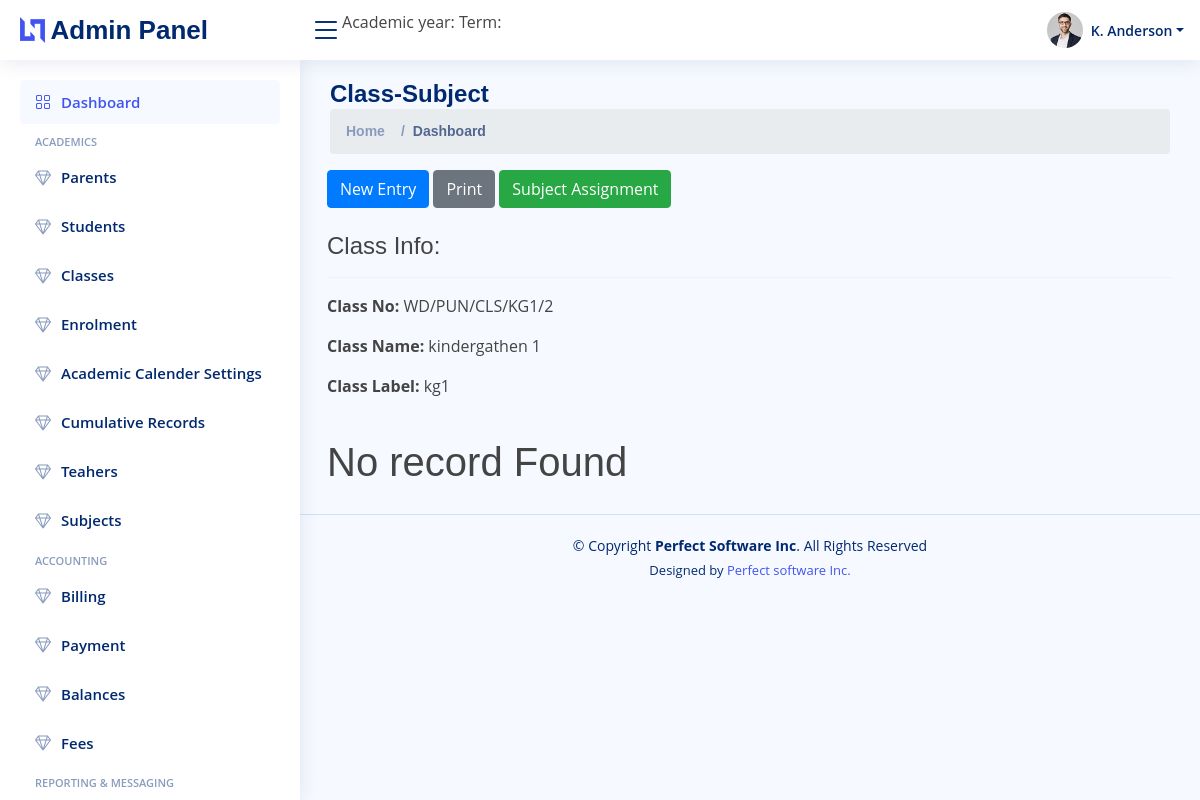
Before: /dashboard/class/subjects/2 with the older database file.
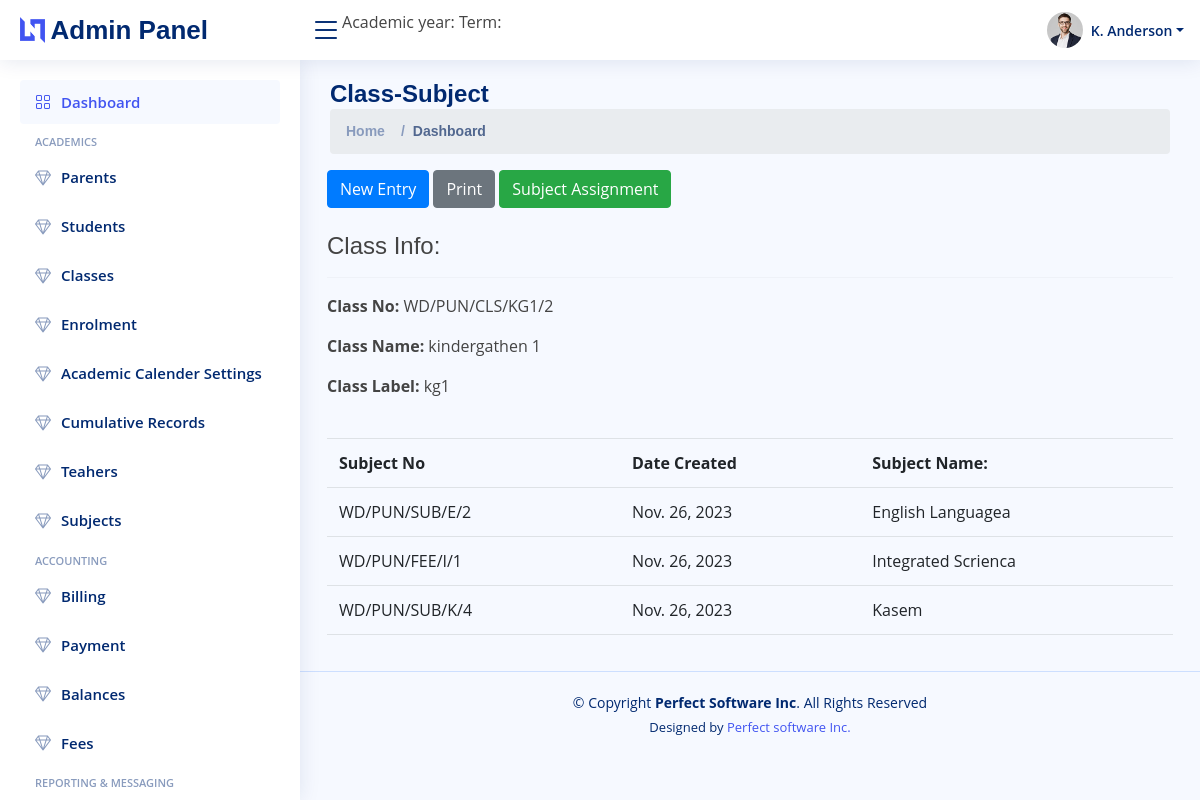
After: the same page with the newer database file.
### classes/models.py (models this page shows)
class ClassSubjectAssignment(models.Model):
    classes = models.ForeignKey(to=Classes , on_delete= models.Case)
    subject = models.ForeignKey(to=Subjects , on_delete= models.Case)
    createdAt = models.DateField(max_length = 30, default=datetime.date.today)
    updatedAt = models.DateField(max_length = 30, default=datetime.date.today)

### subjects/models.py (models this page shows)
class Subjects(models.Model):
    subjectNo = models.CharField(max_length=20, unique= True)
    name = models.CharField(max_length = 30, null=True)
    label = models.CharField(max_length = 30, null=True)
    createdAt = models.DateField(max_length = 30, default=datetime.date.today)
    updatedAt = models.DateField(max_length = 30, default=datetime.date.today)

### classes/views.py (the view)
# urls.py: path("dashboard/class/subjects/<int:id>", views.viewClassSubject, name = 'viewclasssubject'),
def viewClassSubject(request,id):
    classes = Classes.objects.filter(id = id).first()
    classSubject = ClassSubjectAssignment.objects.filter(classes = classes).all()
    return render(request,"classsubjectview.html", {'classsubjects':classSubject,'classes':classes})

### classes/templates/classsubjectview.html
{% extends 'dashboard.html' %}
{%block pagetitle%}
<h1>Class-Subject</h1>
{%endblock%}
{%block body%}
<section>
    <div class="row">
        <div class="col-md-12">
            {%include 'classheader.html'%}
        </div>
        <div class="col-md-12">
            {%if classes%}
                <h4>Class Info:</h4><hr/>
                <p><b>Class No: </b>{{classes.classNo}}</p>
                <p><b>Class Name:</b> {{classes.name}}</p>
                <p><b>Class Label:</b> {{classes.label}}</p><br>
            {%endif%}
                {%if classsubjects|length == 0%}
                <h1>No record Found </h1>
                {%else%}
                <table class="table">
                    <tr>
                        <th>Subject No</th>
                        <th>Date Created</th>
                        <th>Subject Name:</th>
                    </tr>
                {% for classsubject in classsubjects%}
                <tr>
                    <td>{{classsubject.subject.subjectNo}}</td>
                    <td>{{classsubject.createdAt}}</td>
                    <td>{{classsubject.subject.name}}</td>
                </tr>
                {%endfor%}
                {%endif%}
            </table>
          </div>
    </div>
</section>
{%endblock%}

Changed rows visible on the page:
added ClassSubjectAssignment: subject.subjectNo "WD/PUN/SUB/E/2", createdAt "Nov. 26, 2023", subject.name "English Languagea"
added ClassSubjectAssignment: subject.subjectNo "WD/PUN/FEE/I/1", createdAt "Nov. 26, 2023", subject.name "Integrated Scrienca"
added ClassSubjectAssignment: subject.subjectNo "WD/PUN/SUB/K/4", createdAt "Nov. 26, 2023", subject.name "Kasem"
Other visible differences:
text no longer shown: "No record Found"
text now shown: "Subject No Date Created Subject Name:"
